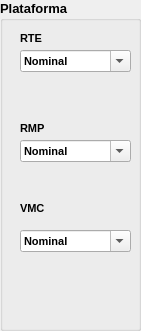
  <widget class="QGroupBox" name="groupBox_2">
   <property name="geometry">
    <rect>
     <x>200</x>
     <y>340</y>
     <width>141</width>
     <height>331</height>
    </rect>
   </property>
   <property name="font">
    <font>
     <pointsize>10</pointsize>
     <weight>75</weight>
     <bold>true</bold>
    </font>
   </property>
   <property name="title">
    <string>Plataforma</string>
   </property>
   <widget class="QLabel" name="label_9">
    <property name="geometry">
     <rect>
      <x>20</x>
      <y>30</y>
      <width>71</width>
      <height>16</height>
     </rect>
    </property>
    <property name="font">
     <font>
      <pointsize>8</pointsize>
      <weight>75</weight>
      <bold>true</bold>
     </font>
    </property>
    <property name="text">
     <string>RTE</string>
    </property>
   </widget>
   <widget class="QLabel" name="label_10">
    <property name="geometry">
     <rect>
      <x>20</x>
      <y>120</y>
      <width>71</width>
      <height>16</height>
     </rect>
    </property>
    <property name="font">
     <font>
      <pointsize>8</pointsize>
      <weight>75</weight>
      <bold>true</bold>
     </font>
    </property>
    <property name="text">
     <string>RMP</string>
    </property>
   </widget>
   <widget class="QComboBox" name="comboBox_5">
    <property name="geometry">
     <rect>
      <x>20</x>
      <y>50</y>
      <width>111</width>
      <height>22</height>
     </rect>
    </property>
    <property name="font">
     <font>
      <pointsize>8</pointsize>
      <weight>75</weight>
      <bold>true</bold>
     </font>
    </property>
    <property name="editable">
     <bool>true</bool>
    </property>
    <property name="currentText">
     <string>Nominal</string>
    </property>
    <property name="currentIndex">
     <number>2</number>
    </property>
    <item>
     <property name="text">
      <string>Muy baja</string>
     </property>
    </item>
    <item>
     <property name="text">
      <string>Baja</string>
     </property>
    </item>
    <item>
     <property name="text">
      <string>Nominal</string>
     </property>
    </item>
    <item>
     <property name="text">
      <string>Alto </string>
     </property>
    </item>
    <item>
     <property name="text">
      <string>Muy alto</string>
     </property>
    </item>
    <item>
     <property name="text">
      <string>Extra alto</string>
     </property>
    </item>
   </widget>
   <widget class="QComboBox" name="comboBox_6">
    <property name="geometry">
     <rect>
      <x>20</x>
      <y>140</y>
      <width>111</width>
      <height>22</height>
     </rect>
    </property>
    <property name="font">
     <font>
      <pointsize>8</pointsize>
      <weight>75</weight>
      <bold>true</bold>
     </font>
    </property>
    <property name="editable">
     <bool>true</bool>
    </property>
    <property name="currentText">
     <string>Nominal</string>
    </property>
    <property name="currentIndex">
     <number>2</number>
    </property>
    <item>
     <property name="text">
      <string>Muy baja</string>
     </property>
    </item>
    <item>
     <property name="text">
      <string>Baja</string>
     </property>
    </item>
    <item>
     <property name="text">
      <string>Nominal</string>
     </property>
    </item>
    <item>
     <property name="text">
      <string>Alto </string>
     </property>
    </item>
    <item>
     <property name="text">
      <string>Muy alto</string>
     </property>
    </item>
    <item>
     <property name="text">
      <string>Extra alto</string>
     </property>
    </item>
   </widget>
   <widget class="QLabel" name="label_11">
    <property name="geometry">
     <rect>
      <x>20</x>
      <y>200</y>
      <width>71</width>
      <height>16</height>
     </rect>
    </property>
    <property name="font">
     <font>
      <pointsize>8</pointsize>
      <weight>75</weight>
      <bold>true</bold>
     </font>
    </property>
    <property name="text">
     <string>VMC</string>
    </property>
   </widget>
   <widget class="QComboBox" name="comboBox_7">
    <property name="geometry">
     <rect>
      <x>20</x>
      <y>230</y>
      <width>111</width>
      <height>22</height>
     </rect>
    </property>
    <property name="font">
     <font>
      <pointsize>8</pointsize>
      <weight>75</weight>
      <bold>true</bold>
     </font>
    </property>
    <property name="editable">
     <bool>true</bool>
    </property>
    <property name="currentText">
     <string>Nominal</string>
    </property>
    <property name="currentIndex">
     <number>2</number>
    </property>
    <item>
     <property name="text">
      <string>Muy baja</string>
     </property>
    </item>
    <item>
     <property name="text">
      <string>Baja</string>
     </property>
    </item>
    <item>
     <property name="text">
      <string>Nominal</string>
     </property>
    </item>
    <item>
     <property name="text">
      <string>Alto </string>
     </property>
    </item>
    <item>
     <property name="text">
      <string>Muy alto</string>
     </property>
    </item>
    <item>
     <property name="text">
      <string>Extra alto</string>
     </property>
    </item>
   </widget>
  </widget>
